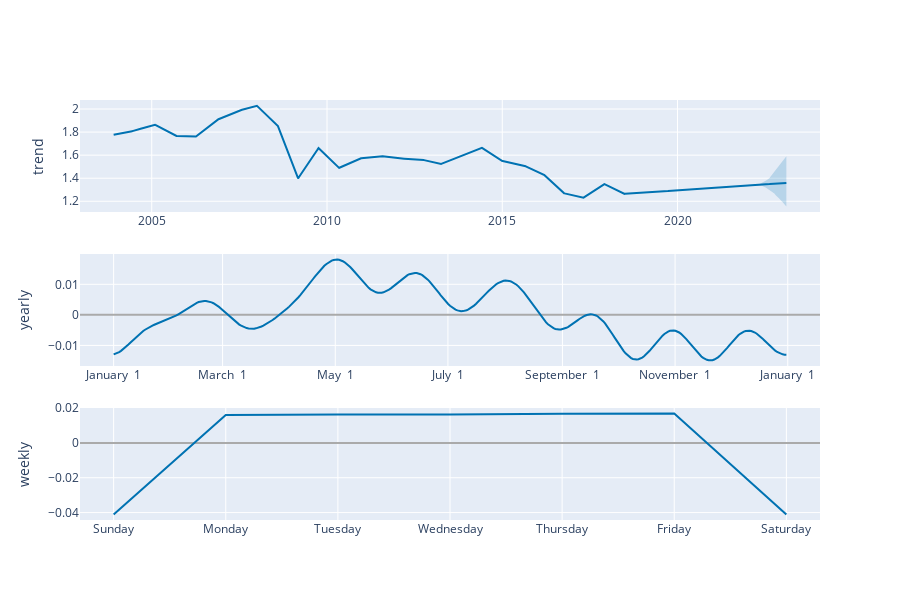

Source (notebook cell):
### Code cell
# Python
plot_components_plotly(m, forecast)

### Figure 1 — Plotly figure (JSON) as saved in the notebook; plotly's stock layout.template omitted (floating-point values rounded to 4 significant figures; data arrays with more than 128 entries replaced by an {"elided": "..."} marker saying what was removed)
{"data": [{"line": {"color": "#0072B2", "width": 2}, "mode": "lines", "name": "trend", "x": {"elided": "5112 str values"}, "y": {"elided": "5112 float values"}, "type": "scatter", "xaxis": "x", "yaxis": "y"}, {"line": {"color": "rgba(0, 114, 178, 0.2)", "width": 0}, "mode": "lines", "name": "trend_upper", "x": {"elided": "5112 str values"}, "y": {"elided": "5112 float values"}, "type": "scatter", "xaxis": "x", "yaxis": "y"}, {"fill": "tonexty", "fillcolor": "rgba(0, 114, 178, 0.2)", "line": {"color": "rgba(0, 114, 178, 0.2)", "width": 0}, "mode": "lines", "name": "trend_lower", "x": {"elided": "5112 str values"}, "y": {"elided": "5112 float values"}, "type": "scatter", "xaxis": "x", "yaxis": "y"}, {"line": {"color": "#0072B2", "width": 2}, "mode": "lines", "name": "yearly", "x": {"elided": "365 str values"}, "y": {"elided": "365 float values"}, "type": "scatter", "xaxis": "x2", "yaxis": "y2"}, {"line": {"color": "#0072B2", "width": 2}, "mode": "lines", "name": "weekly", "x": ["2017-01-01T00:00:00", "2017-01-02T00:00:00", "2017-01-03T00:00:00", "2017-01-04T00:00:00", "2017-01-05T00:00:00", "2017-01-06T00:00:00", "2017-01-07T00:00:00"], "y": [-0.04105, 0.01597, 0.01634, 0.01626, 0.01672, 0.0168, -0.04105], "type": "scatter", "xaxis": "x3", "yaxis": "y3"}], "layout": {"xaxis": {"anchor": "y", "domain": [0.0, 1.0], "range": ["2002-12-15T13:12:00", "2024-01-24T10:48:00"], "type": "date"}, "yaxis": {"anchor": "x", "domain": [0.7333, 1.0], "title": {"text": "trend"}, "rangemode": "normal", "zerolinecolor": "#AAA"}, "xaxis2": {"anchor": "y2", "domain": [0.0, 1.0], "range": ["2016-12-13T18:54:02.958904115", "2018-01-18T11:04:57.863013581"], "tickformat": "%B %e", "type": "date"}, "yaxis2": {"anchor": "x2", "domain": [0.3667, 0.6333], "title": {"text": "yearly"}, "zerolinecolor": "#AAA"}, "xaxis3": {"anchor": "y3", "domain": [0.0, 1.0], "range": ["2016-12-31T16:48:00", "2017-01-07T07:12:00"], "tickformat": "%A", "type": "date"}, "yaxis3": {"anchor": "x3", "domain": [0.0, 0.2667], "title": {"text": "weekly"}, "zerolinecolor": "#AAA"}, "height": 600, "showlegend": false, "width": 900}}
